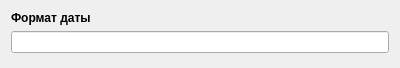
<?xml version="1.0" encoding="UTF-8"?>
<ui version="4.0">
 <class>Form</class>
 <widget class="QWidget" name="Form">
  <property name="geometry">
   <rect>
    <x>0</x>
    <y>0</y>
    <width>400</width>
    <height>68</height>
   </rect>
  </property>
  <property name="windowTitle">
   <string>Form</string>
  </property>
  <layout class="QVBoxLayout" name="verticalLayout">
   <item>
    <widget class="QLabel" name="formatdate">
     <property name="minimumSize">
      <size>
       <width>0</width>
       <height>0</height>
      </size>
     </property>
     <property name="maximumSize">
      <size>
       <width>16777215</width>
       <height>16</height>
      </size>
     </property>
     <property name="styleSheet">
      <string notr="true">font-weight: bold;</string>
     </property>
     <property name="text">
      <string>&lt;html&gt;&lt;head/&gt;&lt;body&gt;&lt;p&gt;Формат даты&lt;/p&gt;&lt;/body&gt;&lt;/html&gt;</string>
     </property>
     <property name="textFormat">
      <enum>Qt::AutoText</enum>
     </property>
     <property name="scaledContents">
      <bool>false</bool>
     </property>
    </widget>
   </item>
   <item>
    <widget class="QLineEdit" name="lineedit_format">
     <property name="clearButtonEnabled">
      <bool>false</bool>
     </property>
    </widget>
   </item>
   <item>
    <spacer name="verticalSpacer">
     <property name="orientation">
      <enum>Qt::Vertical</enum>
     </property>
     <property name="sizeHint" stdset="0">
      <size>
       <width>20</width>
       <height>40</height>
      </size>
     </property>
    </spacer>
   </item>
  </layout>
 </widget>
 <resources/>
 <connections/>
</ui>
